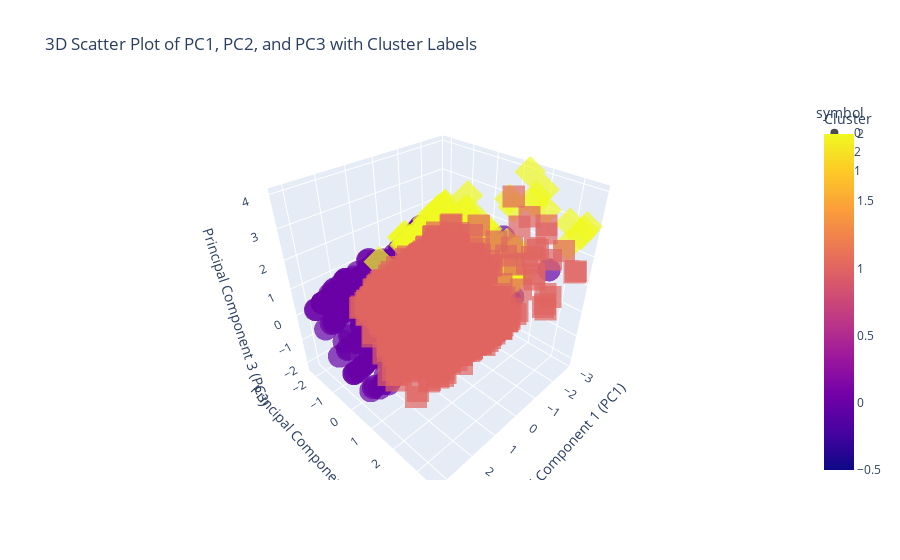

The notebook cell saved with this chart:
### Markdown cell above
The analysis of the graphs and results indicates that opting for 3 clusters is appropriate. The elbow and silhouette score methods suggest that this choice effectively captures meaningful patterns within the data. Having 3 clusters strikes a balance between simplicity and preserving relevant information. The subsequent 3D scatter plot visually represents the clustered data points in a three-dimensional space, offering a comprehensive view of the results.

### Code cell
pca_result = pd.read_csv('./data/modified_data/nova_pca.csv')

import plotly.express as px

# Assuming pca_result has columns '0', '1', and '2'
fig = px.scatter_3d(pca_result, x='0', y='1', z='2', color=labels, symbol=labels, opacity=0.7,
                    size_max=10, title='3D Scatter Plot of PC1, PC2, and PC3 with Cluster Labels',
                    labels={'0': 'Principal Component 1 (PC1)',
                            '1': 'Principal Component 2 (PC2)',
                            '2': 'Principal Component 3 (PC3)',
                            'color': 'Cluster'},
                    )
fig.show()

### Figure 1 — Plotly figure (JSON) as saved in the notebook; plotly's stock layout.template omitted (floating-point values rounded to 4 significant figures; data arrays with more than 128 entries replaced by an {"elided": "..."} marker saying what was removed)
{"data": [{"hovertemplate": "symbol=0<br>Principal Component 1 (PC1)=%{x}<br>Principal Component 2 (PC2)=%{y}<br>Principal Component 3 (PC3)=%{z}<br>Cluster=%{marker.color}<extra></extra>", "legendgroup": "0", "marker": {"color": {"elided": "1093 int values"}, "coloraxis": "coloraxis", "opacity": 0.7, "symbol": "circle"}, "mode": "markers", "name": "0", "scene": "scene", "showlegend": true, "type": "scatter3d", "x": {"elided": "1093 float values"}, "y": {"elided": "1093 float values"}, "z": {"elided": "1093 float values"}}, {"hovertemplate": "symbol=2<br>Principal Component 1 (PC1)=%{x}<br>Principal Component 2 (PC2)=%{y}<br>Principal Component 3 (PC3)=%{z}<br>Cluster=%{marker.color}<extra></extra>", "legendgroup": "2", "marker": {"color": {"elided": "187 int values"}, "coloraxis": "coloraxis", "opacity": 0.7, "symbol": "diamond"}, "mode": "markers", "name": "2", "scene": "scene", "showlegend": true, "type": "scatter3d", "x": {"elided": "187 float values"}, "y": {"elided": "187 float values"}, "z": {"elided": "187 float values"}}, {"hovertemplate": "symbol=1<br>Principal Component 1 (PC1)=%{x}<br>Principal Component 2 (PC2)=%{y}<br>Principal Component 3 (PC3)=%{z}<br>Cluster=%{marker.color}<extra></extra>", "legendgroup": "1", "marker": {"color": {"elided": "1484 int values"}, "coloraxis": "coloraxis", "opacity": 0.7, "symbol": "square"}, "mode": "markers", "name": "1", "scene": "scene", "showlegend": true, "type": "scatter3d", "x": {"elided": "1484 float values"}, "y": {"elided": "1484 float values"}, "z": {"elided": "1484 float values"}}], "layout": {"coloraxis": {"colorbar": {"title": {"text": "Cluster"}}, "colorscale": [[0, "#0d0887"], [0.1111, "#46039f"], [0.2222, "#7201a8"], [0.3333, "#9c179e"], [0.4444, "#bd3786"], [0.5556, "#d8576b"], [0.6667, "#ed7953"], [0.7778, "#fb9f3a"], [0.8889, "#fdca26"], [1, "#f0f921"]]}, "legend": {"title": {"text": "symbol"}, "tracegroupgap": 0}, "scene": {"domain": {"x": [0, 1], "y": [0, 1]}, "xaxis": {"title": {"text": "Principal Component 1 (PC1)"}}, "yaxis": {"title": {"text": "Principal Component 2 (PC2)"}}, "zaxis": {"title": {"text": "Principal Component 3 (PC3)"}}}, "title": {"text": "3D Scatter Plot of PC1, PC2, and PC3 with Cluster Labels"}}}
